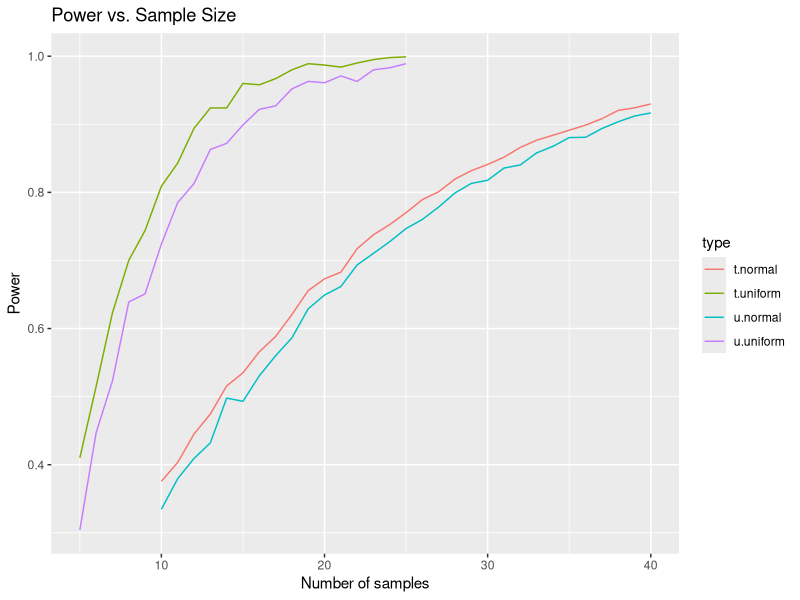

Write R code to recreate this figure.
#estimate the sample size needed for the following proposed experiment and its hypothesized conditions
#We want a significance (false positive rate) of 0.05 & a power of 0.9 (90% chance of 
#successfully identifying a difference). Use the t test and the U test
library("ggplot2");

norm_power <- function(n){
  
  N <- 10000
  s <- 1:N
  pt <- numeric(N); 
  pu <- numeric(N);
  
  for(i in s){
  
    #case 1 -- normal distributions w/ two means
    m1 <- 18;
    m2 <- 25;
    s <- 9;
    
    # create distributions
    norm1 <- rnorm(mean=m1, sd=s, n=n);
    norm2 <- rnorm(mean=m2, sd=s, n=n);
    
    mean1 <- mean(norm1); mean2 <- mean(norm2);
    sd1 <- sd(norm1); sd2 <- sd(norm2);
    denom <- sqrt((sd1^2)/n + (sd2^2)/n);
    
    #t-test
    t_norm <- (mean1-mean2)/denom;
    
    #p value
    pt[i] <- 2 * pt(-abs(t_norm), 2*n-2);
    
    #U-test
    pu[i] <- wilcox.test(x=norm1, y=norm2, alternative="two.sided")$p.value;
  }
  
  # calculate powers to return
  powt <- length(which(pt < 0.05))/N;
  powu <- length(which(pu < 0.05))/N;

  return_list <- list("powt"= powt, "powu"= powu);
  return(return_list);
}

unif_power <- function(n){
  
  N <- 1000;
  s <- 1:N;
  pt <- numeric(N); pu <- numeric(N);
  
  for(i in s){
    
    #case 2 -- two uniform distributions w/ ranges 9->27 and 16->34
    unif1 <- runif(n, min=9, max=27);
    unif2 <- runif(n, min=16, max=34);
    
    #t-test
    pt[i] <- t.test(unif1, unif2)$p.value;
    
    #U-test
    pu[i] <- wilcox.test(x=unif1, y=unif2, alternative="two.sided")$p.value;
    
  }
  
  # calculate powers to return
  powt <- length(which(pt < 0.05))/N;
  powu <- length(which(pu < 0.05))/N;

  return_list <- list("powt"= powt, "powu"= powu);
  return(return_list);
}

n1 <- 10:40; n2 <- 5:25;
t1 <- 1:length(n1); t2 <- 1:length(n2);

p1t <- numeric(length(n1)); p1u <- numeric(length(n1));
p2t <- numeric(length(n2)); p2u <- numeric(length(n2));

for (j in t1){
  
  #calculate power of given sample size
  p <- norm_power(n1[j]);
  
  p1t[j] <- p$powt; p1u[j] <- p$powu;
}

for (j in t2){
  p <- unif_power(n2[j])
  
  p2t[j] <- p$powt; p2u[j] <- p$powu;
}

#plot power vs. sample size for both U and t
df <- data.frame(n=c(n1,n1,n2,n2), 
                 type=c(rep('t.normal',length(n1)),c(rep('u.normal',
                 length(n1))), c(rep('t.uniform',length(n2))), 
                 c(rep('u.uniform',length(n2)))), power=c(p1t, p1u, p2t, p2u));
df$type <- factor(df$type)

plt <- ggplot(df, aes(x=n, y=power, color=type)) + 
  geom_line(aes(x=n, y=power, color=type)) +
  labs(title="Power vs. Sample Size", x = "Number of samples", y = "Power");
print(plt);

